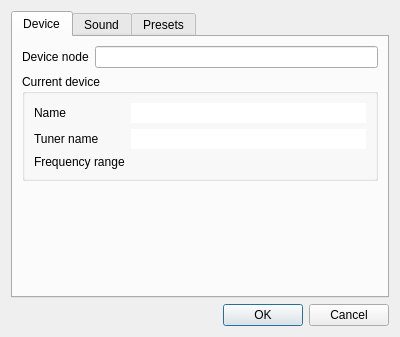
<ui version="4.0" >
 <class>SettingsDlg</class>
 <widget class="QDialog" name="SettingsDlg" >
  <property name="geometry" >
   <rect>
    <x>0</x>
    <y>0</y>
    <width>400</width>
    <height>337</height>
   </rect>
  </property>
  <property name="windowTitle" >
   <string>Settings</string>
  </property>
  <layout class="QGridLayout" name="gridLayout" >
   <item row="1" column="0" >
    <widget class="QDialogButtonBox" name="buttonBox" >
     <property name="orientation" >
      <enum>Qt::Horizontal</enum>
     </property>
     <property name="standardButtons" >
      <set>QDialogButtonBox::Cancel|QDialogButtonBox::Ok</set>
     </property>
    </widget>
   </item>
   <item row="0" column="0" >
    <widget class="QTabWidget" name="tabWidget" >
     <property name="currentIndex" >
      <number>0</number>
     </property>
     <widget class="QWidget" name="tab" >
      <property name="geometry" >
       <rect>
        <x>0</x>
        <y>0</y>
        <width>378</width>
        <height>258</height>
       </rect>
      </property>
      <attribute name="title" >
       <string>Device</string>
      </attribute>
      <layout class="QGridLayout" name="gridLayout_3" >
       <item row="0" column="0" >
        <widget class="QLabel" name="label" >
         <property name="text" >
          <string>Device node</string>
         </property>
        </widget>
       </item>
       <item row="0" column="1" >
        <widget class="QLineEdit" name="lineDevice" />
       </item>
       <item row="1" column="0" colspan="2" >
        <widget class="QGroupBox" name="groupBox" >
         <property name="title" >
          <string>Current device</string>
         </property>
         <layout class="QGridLayout" name="gridLayout_2" >
          <item row="0" column="0" >
           <widget class="QLabel" name="label_2" >
            <property name="text" >
             <string>Name</string>
            </property>
           </widget>
          </item>
          <item row="0" column="1" >
           <widget class="QLineEdit" name="lineDeviceName" >
            <property name="frame" >
             <bool>false</bool>
            </property>
           </widget>
          </item>
          <item row="1" column="0" >
           <widget class="QLabel" name="label_3" >
            <property name="text" >
             <string>Tuner name</string>
            </property>
           </widget>
          </item>
          <item row="1" column="1" >
           <widget class="QLineEdit" name="lineTunerName" >
            <property name="frame" >
             <bool>false</bool>
            </property>
           </widget>
          </item>
          <item row="2" column="0" >
           <widget class="QLabel" name="label_4" >
            <property name="text" >
             <string>Frequency range</string>
            </property>
           </widget>
          </item>
          <item row="2" column="1" >
           <widget class="QLabel" name="labelFrequencyRange" />
          </item>
         </layout>
        </widget>
       </item>
       <item row="2" column="1" >
        <spacer name="verticalSpacer" >
         <property name="orientation" >
          <enum>Qt::Vertical</enum>
         </property>
         <property name="sizeHint" stdset="0" >
          <size>
           <width>20</width>
           <height>103</height>
          </size>
         </property>
        </spacer>
       </item>
      </layout>
     </widget>
     <widget class="QWidget" name="tab_2" >
      <property name="geometry" >
       <rect>
        <x>0</x>
        <y>0</y>
        <width>378</width>
        <height>258</height>
       </rect>
      </property>
      <attribute name="title" >
       <string>Sound</string>
      </attribute>
      <layout class="QGridLayout" name="gridLayout_4" >
       <item row="0" column="0" >
        <widget class="QLabel" name="label_5" >
         <property name="text" >
          <string>TV card's sound device</string>
         </property>
        </widget>
       </item>
       <item row="0" column="1" >
        <widget class="QComboBox" name="comboInputDevice" />
       </item>
       <item row="1" column="0" >
        <widget class="QLabel" name="label_6" >
         <property name="text" >
          <string>Output ALSA device</string>
         </property>
        </widget>
       </item>
       <item row="1" column="1" >
        <widget class="QLineEdit" name="lineOutputDevice" />
       </item>
       <item row="2" column="0" >
        <spacer name="verticalSpacer_2" >
         <property name="orientation" >
          <enum>Qt::Vertical</enum>
         </property>
         <property name="sizeHint" stdset="0" >
          <size>
           <width>20</width>
           <height>179</height>
          </size>
         </property>
        </spacer>
       </item>
      </layout>
     </widget>
     <widget class="QWidget" name="tab_3" >
      <attribute name="title" >
       <string>Presets</string>
      </attribute>
      <layout class="QGridLayout" name="gridLayout_5" >
       <item row="0" column="0" >
        <widget class="QLabel" name="label_7" >
         <property name="text" >
          <string>Lists</string>
         </property>
        </widget>
       </item>
       <item row="0" column="1" >
        <widget class="QComboBox" name="comboSets" >
         <property name="sizePolicy" >
          <sizepolicy vsizetype="Fixed" hsizetype="Expanding" >
           <horstretch>0</horstretch>
           <verstretch>0</verstretch>
          </sizepolicy>
         </property>
        </widget>
       </item>
       <item row="0" column="2" >
        <widget class="QPushButton" name="pushListAdd" >
         <property name="toolTip" >
          <string>Add a new list</string>
         </property>
         <property name="icon" >
          <iconset resource="gfx/resources.qrc" >
           <normaloff>:/menu/add.png</normaloff>:/menu/add.png</iconset>
         </property>
        </widget>
       </item>
       <item row="0" column="3" >
        <widget class="QPushButton" name="pushListRemove" >
         <property name="toolTip" >
          <string>Remove the selected list</string>
         </property>
         <property name="icon" >
          <iconset resource="gfx/resources.qrc" >
           <normaloff>:/menu/remove.png</normaloff>:/menu/remove.png</iconset>
         </property>
        </widget>
       </item>
       <item row="1" column="0" colspan="4" >
        <widget class="QGroupBox" name="groupBox_2" >
         <property name="title" >
          <string>Stations</string>
         </property>
         <property name="flat" >
          <bool>true</bool>
         </property>
         <widget class="ContextTreeWidget" name="treeStations" >
          <property name="geometry" >
           <rect>
            <x>10</x>
            <y>20</y>
            <width>331</width>
            <height>171</height>
           </rect>
          </property>
          <property name="acceptDrops" >
           <bool>true</bool>
          </property>
          <property name="dragEnabled" >
           <bool>true</bool>
          </property>
          <property name="dragDropMode" >
           <enum>QAbstractItemView::InternalMove</enum>
          </property>
          <property name="alternatingRowColors" >
           <bool>true</bool>
          </property>
          <property name="indentation" >
           <number>0</number>
          </property>
          <property name="rootIsDecorated" >
           <bool>false</bool>
          </property>
          <property name="itemsExpandable" >
           <bool>false</bool>
          </property>
          <property name="expandsOnDoubleClick" >
           <bool>false</bool>
          </property>
          <property name="columnCount" >
           <number>2</number>
          </property>
          <column>
           <property name="text" >
            <string>1</string>
           </property>
          </column>
          <column>
           <property name="text" >
            <string>2</string>
           </property>
          </column>
         </widget>
        </widget>
       </item>
      </layout>
     </widget>
    </widget>
   </item>
  </layout>
  <zorder>buttonBox</zorder>
  <zorder>tabWidget</zorder>
 </widget>
 <customwidgets>
  <customwidget>
   <class>ContextTreeWidget</class>
   <extends>QTreeWidget</extends>
   <header>ContextTreeWidget.h</header>
  </customwidget>
 </customwidgets>
 <resources>
  <include location="gfx/resources.qrc" />
 </resources>
 <connections>
  <connection>
   <sender>buttonBox</sender>
   <signal>accepted()</signal>
   <receiver>SettingsDlg</receiver>
   <slot>accept()</slot>
   <hints>
    <hint type="sourcelabel" >
     <x>227</x>
     <y>278</y>
    </hint>
    <hint type="destinationlabel" >
     <x>157</x>
     <y>274</y>
    </hint>
   </hints>
  </connection>
  <connection>
   <sender>buttonBox</sender>
   <signal>rejected()</signal>
   <receiver>SettingsDlg</receiver>
   <slot>reject()</slot>
   <hints>
    <hint type="sourcelabel" >
     <x>295</x>
     <y>284</y>
    </hint>
    <hint type="destinationlabel" >
     <x>286</x>
     <y>274</y>
    </hint>
   </hints>
  </connection>
 </connections>
</ui>
